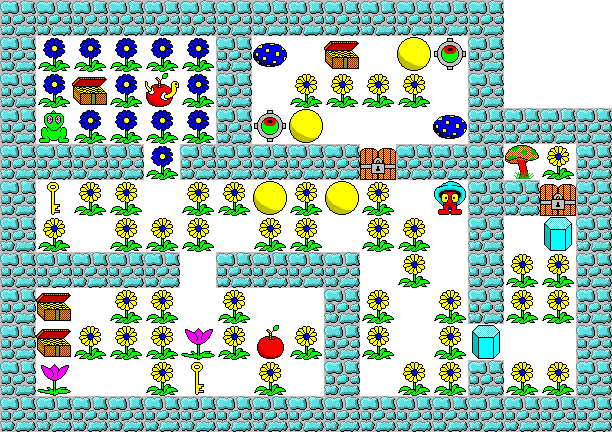

A 2D game scene composited from a Tiled map and its tileset images. What follows is a short description and the map's XML, with each tile layer's data collapsed to a summary:
An orthogonal 17x12 tile map with 36x36 px tiles, 2 tile layers (ground, hazard).

<map version="1.0" orientation="orthogonal" width="17" height="12" tilewidth="36" tileheight="36">
 <tileset firstgid="1" name="tileset" tilewidth="36" tileheight="36">
  <image source="tileset.png" width="256" height="256" />
 </tileset>
 <layer name="ground" width="17" height="12">
  <data>[204 cells, 204 non-empty, 1 distinct tile ids]</data>
 </layer>
 <layer name="hazard" width="17" height="12">
  <data>[204 cells, 165 non-empty, 16 distinct tile ids]</data>
 </layer>
</map>
